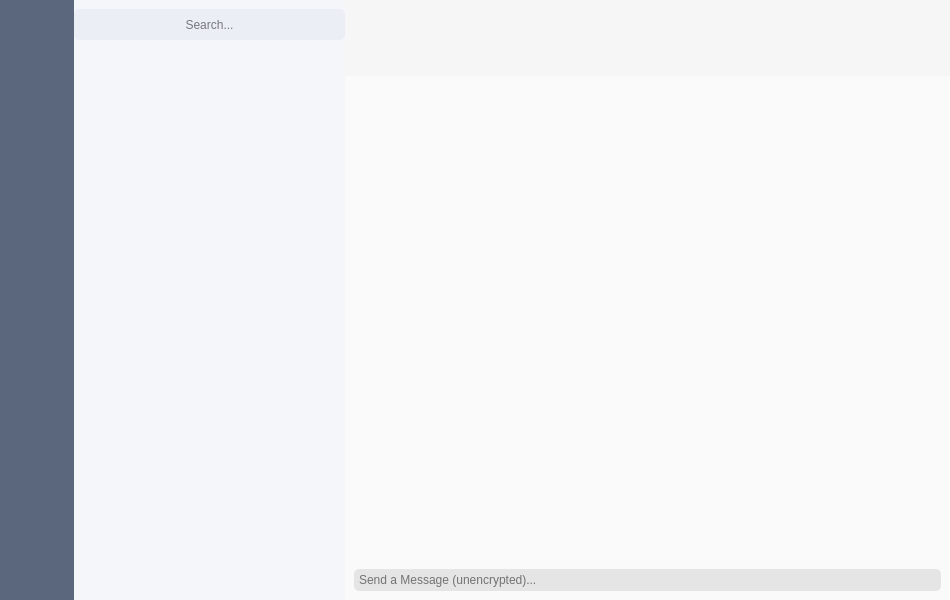
<?xml version="1.0" encoding="UTF-8"?>
<ui version="4.0">
 <class>ChatWidget</class>
 <widget class="QWidget" name="ChatWidget">
  <property name="windowModality">
   <enum>Qt::ApplicationModal</enum>
  </property>
  <property name="geometry">
   <rect>
    <x>0</x>
    <y>0</y>
    <width>950</width>
    <height>600</height>
   </rect>
  </property>
  <property name="sizePolicy">
   <sizepolicy hsizetype="Expanding" vsizetype="Expanding">
    <horstretch>0</horstretch>
    <verstretch>0</verstretch>
   </sizepolicy>
  </property>
  <property name="minimumSize">
   <size>
    <width>950</width>
    <height>600</height>
   </size>
  </property>
  <property name="windowTitle">
   <string>Morpheus</string>
  </property>
  <property name="windowIcon">
   <iconset resource="../../rcc.qrc">
    <normaloff>:/qml/resources/logos/MorpheusBig.png</normaloff>:/qml/resources/logos/MorpheusBig.png</iconset>
  </property>
  <property name="autoFillBackground">
   <bool>false</bool>
  </property>
  <property name="styleSheet">
   <string notr="true">background-color: rgb(244, 246, 250);</string>
  </property>
  <layout class="QGridLayout" name="gridLayout">
   <property name="leftMargin">
    <number>0</number>
   </property>
   <property name="topMargin">
    <number>0</number>
   </property>
   <property name="rightMargin">
    <number>0</number>
   </property>
   <property name="bottomMargin">
    <number>0</number>
   </property>
   <property name="spacing">
    <number>0</number>
   </property>
   <item row="0" column="0">
    <widget class="QWidget" name="sidebarWidget" native="true">
     <property name="sizePolicy">
      <sizepolicy hsizetype="Preferred" vsizetype="Preferred">
       <horstretch>0</horstretch>
       <verstretch>0</verstretch>
      </sizepolicy>
     </property>
     <property name="styleSheet">
      <string notr="true">background-color: rgb(91, 103, 125);
/* rgb(70, 79, 96);*/</string>
     </property>
     <layout class="QGridLayout" name="gridLayout_6">
      <property name="leftMargin">
       <number>0</number>
      </property>
      <property name="topMargin">
       <number>0</number>
      </property>
      <property name="rightMargin">
       <number>0</number>
      </property>
      <property name="bottomMargin">
       <number>0</number>
      </property>
      <property name="spacing">
       <number>0</number>
      </property>
      <item row="0" column="0">
       <widget class="QWidget" name="userAvatarLayout" native="true">
        <property name="sizePolicy">
         <sizepolicy hsizetype="Preferred" vsizetype="Preferred">
          <horstretch>0</horstretch>
          <verstretch>0</verstretch>
         </sizepolicy>
        </property>
        <widget class="QLabel" name="UserAvatar">
         <property name="geometry">
          <rect>
           <x>7</x>
           <y>10</y>
           <width>61</width>
           <height>61</height>
          </rect>
         </property>
         <property name="mouseTracking">
          <bool>true</bool>
         </property>
         <property name="text">
          <string/>
         </property>
         <property name="scaledContents">
          <bool>true</bool>
         </property>
         <property name="alignment">
          <set>Qt::AlignCenter</set>
         </property>
        </widget>
       </widget>
      </item>
      <item row="1" column="0">
       <widget class="QWidget" name="buttonAreaLayout" native="true">
        <property name="sizePolicy">
         <sizepolicy hsizetype="Fixed" vsizetype="Preferred">
          <horstretch>0</horstretch>
          <verstretch>0</verstretch>
         </sizepolicy>
        </property>
        <layout class="QVBoxLayout" name="verticalLayout_8">
         <property name="spacing">
          <number>0</number>
         </property>
         <property name="leftMargin">
          <number>0</number>
         </property>
         <property name="topMargin">
          <number>0</number>
         </property>
         <property name="rightMargin">
          <number>0</number>
         </property>
         <property name="bottomMargin">
          <number>0</number>
         </property>
         <item>
          <widget class="QWidget" name="buttonsExceptSettings" native="true">
           <property name="sizePolicy">
            <sizepolicy hsizetype="Preferred" vsizetype="Preferred">
             <horstretch>0</horstretch>
             <verstretch>0</verstretch>
            </sizepolicy>
           </property>
           <layout class="QVBoxLayout" name="verticalLayout">
            <property name="spacing">
             <number>0</number>
            </property>
            <property name="leftMargin">
             <number>7</number>
            </property>
            <property name="topMargin">
             <number>45</number>
            </property>
            <property name="rightMargin">
             <number>9</number>
            </property>
            <item>
             <widget class="QWidget" name="to1ChatButtonLayout" native="true">
              <layout class="QHBoxLayout" name="horizontalLayout_3">
               <property name="spacing">
                <number>0</number>
               </property>
               <property name="topMargin">
                <number>0</number>
               </property>
               <property name="rightMargin">
                <number>9</number>
               </property>
               <property name="bottomMargin">
                <number>0</number>
               </property>
               <item>
                <widget class="QPushButton" name="to1ChatButton">
                 <property name="sizePolicy">
                  <sizepolicy hsizetype="Fixed" vsizetype="Fixed">
                   <horstretch>0</horstretch>
                   <verstretch>0</verstretch>
                  </sizepolicy>
                 </property>
                 <property name="minimumSize">
                  <size>
                   <width>0</width>
                   <height>0</height>
                  </size>
                 </property>
                 <property name="toolTip">
                  <string>New 1-1 Chat</string>
                 </property>
                 <property name="layoutDirection">
                  <enum>Qt::LeftToRight</enum>
                 </property>
                 <property name="styleSheet">
                  <string notr="true"/>
                 </property>
                 <property name="text">
                  <string/>
                 </property>
                 <property name="icon">
                  <iconset resource="../../rcc.qrc">
                   <normaloff>:/qml/icons/ic_person_white_48px.svg</normaloff>:/qml/icons/ic_person_white_48px.svg</iconset>
                 </property>
                 <property name="iconSize">
                  <size>
                   <width>25</width>
                   <height>25</height>
                  </size>
                 </property>
                 <property name="flat">
                  <bool>true</bool>
                 </property>
                </widget>
               </item>
              </layout>
             </widget>
            </item>
            <item>
             <widget class="QWidget" name="newRoomButtonLayout" native="true">
              <layout class="QHBoxLayout" name="horizontalLayout_4">
               <property name="spacing">
                <number>0</number>
               </property>
               <property name="leftMargin">
                <number>9</number>
               </property>
               <property name="topMargin">
                <number>0</number>
               </property>
               <property name="rightMargin">
                <number>9</number>
               </property>
               <property name="bottomMargin">
                <number>0</number>
               </property>
               <item>
                <widget class="QPushButton" name="newRoomButton">
                 <property name="sizePolicy">
                  <sizepolicy hsizetype="Fixed" vsizetype="Fixed">
                   <horstretch>0</horstretch>
                   <verstretch>0</verstretch>
                  </sizepolicy>
                 </property>
                 <property name="minimumSize">
                  <size>
                   <width>0</width>
                   <height>0</height>
                  </size>
                 </property>
                 <property name="toolTip">
                  <string>New Room</string>
                 </property>
                 <property name="layoutDirection">
                  <enum>Qt::LeftToRight</enum>
                 </property>
                 <property name="styleSheet">
                  <string notr="true"/>
                 </property>
                 <property name="text">
                  <string/>
                 </property>
                 <property name="icon">
                  <iconset resource="../../rcc.qrc">
                   <normaloff>:/qml/icons/ic_add_white_48px.svg</normaloff>:/qml/icons/ic_add_white_48px.svg</iconset>
                 </property>
                 <property name="iconSize">
                  <size>
                   <width>30</width>
                   <height>30</height>
                  </size>
                 </property>
                 <property name="flat">
                  <bool>true</bool>
                 </property>
                </widget>
               </item>
              </layout>
             </widget>
            </item>
            <item>
             <widget class="QWidget" name="directoryButtonLayout" native="true">
              <layout class="QHBoxLayout" name="horizontalLayout_2">
               <property name="spacing">
                <number>0</number>
               </property>
               <property name="leftMargin">
                <number>9</number>
               </property>
               <property name="topMargin">
                <number>0</number>
               </property>
               <property name="rightMargin">
                <number>9</number>
               </property>
               <property name="bottomMargin">
                <number>0</number>
               </property>
               <item>
                <widget class="QPushButton" name="directoryButton">
                 <property name="sizePolicy">
                  <sizepolicy hsizetype="Fixed" vsizetype="Fixed">
                   <horstretch>0</horstretch>
                   <verstretch>0</verstretch>
                  </sizepolicy>
                 </property>
                 <property name="minimumSize">
                  <size>
                   <width>0</width>
                   <height>0</height>
                  </size>
                 </property>
                 <property name="toolTip">
                  <string>Directory</string>
                 </property>
                 <property name="layoutDirection">
                  <enum>Qt::LeftToRight</enum>
                 </property>
                 <property name="styleSheet">
                  <string notr="true"/>
                 </property>
                 <property name="text">
                  <string/>
                 </property>
                 <property name="icon">
                  <iconset resource="../../rcc.qrc">
                   <normaloff>:/qml/icons/ic_menu_white_48px.svg</normaloff>:/qml/icons/ic_menu_white_48px.svg</iconset>
                 </property>
                 <property name="iconSize">
                  <size>
                   <width>25</width>
                   <height>25</height>
                  </size>
                 </property>
                 <property name="flat">
                  <bool>true</bool>
                 </property>
                </widget>
               </item>
              </layout>
             </widget>
            </item>
            <item>
             <widget class="QWidget" name="settingsButtonLayout" native="true">
              <layout class="QHBoxLayout" name="horizontalLayout">
               <property name="spacing">
                <number>0</number>
               </property>
               <property name="leftMargin">
                <number>9</number>
               </property>
               <property name="topMargin">
                <number>0</number>
               </property>
               <property name="rightMargin">
                <number>9</number>
               </property>
               <property name="bottomMargin">
                <number>0</number>
               </property>
               <item>
                <widget class="QPushButton" name="settingsMenuButton">
                 <property name="sizePolicy">
                  <sizepolicy hsizetype="Fixed" vsizetype="Fixed">
                   <horstretch>0</horstretch>
                   <verstretch>0</verstretch>
                  </sizepolicy>
                 </property>
                 <property name="minimumSize">
                  <size>
                   <width>0</width>
                   <height>0</height>
                  </size>
                 </property>
                 <property name="mouseTracking">
                  <bool>false</bool>
                 </property>
                 <property name="toolTip">
                  <string>Settings</string>
                 </property>
                 <property name="layoutDirection">
                  <enum>Qt::LeftToRight</enum>
                 </property>
                 <property name="styleSheet">
                  <string notr="true"/>
                 </property>
                 <property name="text">
                  <string/>
                 </property>
                 <property name="icon">
                  <iconset resource="../../rcc.qrc">
                   <normaloff>:/qml/icons/ic_settings_white_48px.svg</normaloff>:/qml/icons/ic_settings_white_48px.svg</iconset>
                 </property>
                 <property name="iconSize">
                  <size>
                   <width>25</width>
                   <height>25</height>
                  </size>
                 </property>
                 <property name="flat">
                  <bool>true</bool>
                 </property>
                </widget>
               </item>
              </layout>
             </widget>
            </item>
            <item>
             <widget class="QWidget" name="LogoutButtonLayout" native="true">
              <layout class="QHBoxLayout" name="horizontalLayout_5">
               <property name="spacing">
                <number>0</number>
               </property>
               <property name="topMargin">
                <number>0</number>
               </property>
               <property name="rightMargin">
                <number>9</number>
               </property>
               <property name="bottomMargin">
                <number>0</number>
               </property>
               <item>
                <widget class="QPushButton" name="LogoutButton">
                 <property name="sizePolicy">
                  <sizepolicy hsizetype="Fixed" vsizetype="Fixed">
                   <horstretch>0</horstretch>
                   <verstretch>0</verstretch>
                  </sizepolicy>
                 </property>
                 <property name="minimumSize">
                  <size>
                   <width>0</width>
                   <height>0</height>
                  </size>
                 </property>
                 <property name="toolTip">
                  <string>Logout</string>
                 </property>
                 <property name="layoutDirection">
                  <enum>Qt::LeftToRight</enum>
                 </property>
                 <property name="styleSheet">
                  <string notr="true"/>
                 </property>
                 <property name="text">
                  <string/>
                 </property>
                 <property name="icon">
                  <iconset>
                   <normaloff>:/qml/icons/sign-out.svg</normaloff>:/qml/icons/sign-out.svg</iconset>
                 </property>
                 <property name="iconSize">
                  <size>
                   <width>25</width>
                   <height>25</height>
                  </size>
                 </property>
                 <property name="flat">
                  <bool>true</bool>
                 </property>
                </widget>
               </item>
              </layout>
             </widget>
            </item>
           </layout>
           <zorder>settingsButtonLayout</zorder>
           <zorder>directoryButtonLayout</zorder>
           <zorder>to1ChatButtonLayout</zorder>
           <zorder>newRoomButtonLayout</zorder>
           <zorder>LogoutButtonLayout</zorder>
          </widget>
         </item>
        </layout>
       </widget>
      </item>
     </layout>
     <zorder>buttonAreaLayout</zorder>
     <zorder>userAvatarLayout</zorder>
    </widget>
   </item>
   <item row="0" column="1">
    <widget class="QWidget" name="RoomBarWidget" native="true">
     <property name="sizePolicy">
      <sizepolicy hsizetype="Fixed" vsizetype="Preferred">
       <horstretch>0</horstretch>
       <verstretch>0</verstretch>
      </sizepolicy>
     </property>
     <layout class="QVBoxLayout" name="verticalLayout_6">
      <property name="spacing">
       <number>0</number>
      </property>
      <property name="leftMargin">
       <number>0</number>
      </property>
      <property name="topMargin">
       <number>0</number>
      </property>
      <property name="rightMargin">
       <number>0</number>
      </property>
      <property name="bottomMargin">
       <number>0</number>
      </property>
      <item>
       <widget class="QWidget" name="SearchWidget" native="true">
        <property name="sizePolicy">
         <sizepolicy hsizetype="Preferred" vsizetype="Preferred">
          <horstretch>0</horstretch>
          <verstretch>0</verstretch>
         </sizepolicy>
        </property>
        <layout class="QGridLayout" name="gridLayout_2">
         <property name="leftMargin">
          <number>0</number>
         </property>
         <property name="topMargin">
          <number>9</number>
         </property>
         <property name="rightMargin">
          <number>0</number>
         </property>
         <property name="bottomMargin">
          <number>9</number>
         </property>
         <property name="spacing">
          <number>0</number>
         </property>
         <item row="0" column="0">
          <widget class="QLineEdit" name="SearchInput">
           <property name="sizePolicy">
            <sizepolicy hsizetype="Fixed" vsizetype="Fixed">
             <horstretch>0</horstretch>
             <verstretch>0</verstretch>
            </sizepolicy>
           </property>
           <property name="minimumSize">
            <size>
             <width>271</width>
             <height>31</height>
            </size>
           </property>
           <property name="styleSheet">
            <string notr="true">background-color: rgb(235, 239, 245);
border: 0;
border-radius: 5px;</string>
           </property>
           <property name="text">
            <string/>
           </property>
           <property name="alignment">
            <set>Qt::AlignCenter</set>
           </property>
           <property name="placeholderText">
            <string>Search...</string>
           </property>
          </widget>
         </item>
        </layout>
       </widget>
      </item>
      <item>
       <widget class="QScrollArea" name="roomScroll">
        <property name="enabled">
         <bool>true</bool>
        </property>
        <property name="sizePolicy">
         <sizepolicy hsizetype="Expanding" vsizetype="Expanding">
          <horstretch>0</horstretch>
          <verstretch>0</verstretch>
         </sizepolicy>
        </property>
        <property name="minimumSize">
         <size>
          <width>0</width>
          <height>0</height>
         </size>
        </property>
        <property name="styleSheet">
         <string notr="true">border:0;</string>
        </property>
        <property name="verticalScrollBarPolicy">
         <enum>Qt::ScrollBarAsNeeded</enum>
        </property>
        <property name="horizontalScrollBarPolicy">
         <enum>Qt::ScrollBarAlwaysOff</enum>
        </property>
        <property name="widgetResizable">
         <bool>true</bool>
        </property>
        <property name="alignment">
         <set>Qt::AlignBottom|Qt::AlignLeading|Qt::AlignLeft</set>
        </property>
        <widget class="QWidget" name="roomScrollAreaContent">
         <property name="geometry">
          <rect>
           <x>0</x>
           <y>0</y>
           <width>271</width>
           <height>551</height>
          </rect>
         </property>
         <property name="minimumSize">
          <size>
           <width>0</width>
           <height>0</height>
          </size>
         </property>
        </widget>
       </widget>
      </item>
     </layout>
    </widget>
   </item>
   <item row="0" column="2">
    <widget class="QWidget" name="RoomWidget" native="true">
     <property name="minimumSize">
      <size>
       <width>0</width>
       <height>0</height>
      </size>
     </property>
     <property name="styleSheet">
      <string notr="true">background-color: rgb(250, 250, 250);</string>
     </property>
     <layout class="QVBoxLayout" name="verticalLayout_9">
      <property name="spacing">
       <number>0</number>
      </property>
      <property name="leftMargin">
       <number>0</number>
      </property>
      <property name="topMargin">
       <number>0</number>
      </property>
      <property name="rightMargin">
       <number>0</number>
      </property>
      <property name="bottomMargin">
       <number>0</number>
      </property>
      <item>
       <widget class="QWidget" name="titleBar" native="true">
        <property name="sizePolicy">
         <sizepolicy hsizetype="Expanding" vsizetype="Preferred">
          <horstretch>0</horstretch>
          <verstretch>0</verstretch>
         </sizepolicy>
        </property>
        <property name="minimumSize">
         <size>
          <width>0</width>
          <height>0</height>
         </size>
        </property>
        <property name="styleSheet">
         <string notr="true">background-color:rgb(246, 246, 246);
border-radius: 2px;</string>
        </property>
        <layout class="QGridLayout" name="gridLayout_7">
         <property name="leftMargin">
          <number>9</number>
         </property>
         <property name="topMargin">
          <number>9</number>
         </property>
         <property name="rightMargin">
          <number>9</number>
         </property>
         <property name="bottomMargin">
          <number>9</number>
         </property>
         <property name="horizontalSpacing">
          <number>6</number>
         </property>
         <item row="0" column="0">
          <widget class="QLabel" name="roomAvatar">
           <property name="sizePolicy">
            <sizepolicy hsizetype="Fixed" vsizetype="Fixed">
             <horstretch>0</horstretch>
             <verstretch>0</verstretch>
            </sizepolicy>
           </property>
           <property name="minimumSize">
            <size>
             <width>0</width>
             <height>0</height>
            </size>
           </property>
           <property name="text">
            <string/>
           </property>
           <property name="scaledContents">
            <bool>true</bool>
           </property>
          </widget>
         </item>
         <item row="0" column="1">
          <layout class="QVBoxLayout" name="TitleLayout">
           <property name="sizeConstraint">
            <enum>QLayout::SetDefaultConstraint</enum>
           </property>
           <item>
            <widget class="QLabel" name="RoomTitle">
             <property name="sizePolicy">
              <sizepolicy hsizetype="Expanding" vsizetype="Preferred">
               <horstretch>0</horstretch>
               <verstretch>0</verstretch>
              </sizepolicy>
             </property>
             <property name="minimumSize">
              <size>
               <width>0</width>
               <height>0</height>
              </size>
             </property>
             <property name="font">
              <font>
               <family>Arial</family>
               <pointsize>25</pointsize>
               <underline>true</underline>
               <stylestrategy>PreferAntialias</stylestrategy>
              </font>
             </property>
             <property name="text">
              <string/>
             </property>
             <property name="wordWrap">
              <bool>true</bool>
             </property>
             <property name="openExternalLinks">
              <bool>false</bool>
             </property>
             <property name="textInteractionFlags">
              <set>Qt::LinksAccessibleByMouse|Qt::TextSelectableByKeyboard|Qt::TextSelectableByMouse</set>
             </property>
            </widget>
           </item>
           <item>
            <widget class="QLabel" name="Topic">
             <property name="sizePolicy">
              <sizepolicy hsizetype="Expanding" vsizetype="Preferred">
               <horstretch>0</horstretch>
               <verstretch>0</verstretch>
              </sizepolicy>
             </property>
             <property name="minimumSize">
              <size>
               <width>0</width>
               <height>0</height>
              </size>
             </property>
             <property name="font">
              <font>
               <family>Arial</family>
               <pointsize>9</pointsize>
               <stylestrategy>PreferAntialias</stylestrategy>
              </font>
             </property>
             <property name="text">
              <string/>
             </property>
             <property name="textFormat">
              <enum>Qt::AutoText</enum>
             </property>
             <property name="scaledContents">
              <bool>false</bool>
             </property>
             <property name="alignment">
              <set>Qt::AlignLeading|Qt::AlignLeft|Qt::AlignTop</set>
             </property>
             <property name="wordWrap">
              <bool>true</bool>
             </property>
             <property name="openExternalLinks">
              <bool>true</bool>
             </property>
             <property name="textInteractionFlags">
              <set>Qt::LinksAccessibleByMouse|Qt::TextSelectableByKeyboard|Qt::TextSelectableByMouse</set>
             </property>
            </widget>
           </item>
          </layout>
         </item>
         <item row="0" column="2">
          <widget class="QPushButton" name="callButton">
           <property name="sizePolicy">
            <sizepolicy hsizetype="Fixed" vsizetype="Fixed">
             <horstretch>0</horstretch>
             <verstretch>0</verstretch>
            </sizepolicy>
           </property>
           <property name="minimumSize">
            <size>
             <width>0</width>
             <height>0</height>
            </size>
           </property>
           <property name="toolTip">
            <string>Start Voice Chat</string>
           </property>
           <property name="autoFillBackground">
            <bool>false</bool>
           </property>
           <property name="styleSheet">
            <string notr="true"/>
           </property>
           <property name="text">
            <string/>
           </property>
           <property name="icon">
            <iconset resource="../../rcc.qrc">
             <normaloff>:/qml/icons/ic_phone_black_48px.svg</normaloff>:/qml/icons/ic_phone_black_48px.svg</iconset>
           </property>
           <property name="iconSize">
            <size>
             <width>25</width>
             <height>25</height>
            </size>
           </property>
           <property name="flat">
            <bool>true</bool>
           </property>
          </widget>
         </item>
         <item row="0" column="3">
          <widget class="QPushButton" name="videoCallButton">
           <property name="sizePolicy">
            <sizepolicy hsizetype="Fixed" vsizetype="Fixed">
             <horstretch>0</horstretch>
             <verstretch>0</verstretch>
            </sizepolicy>
           </property>
           <property name="minimumSize">
            <size>
             <width>0</width>
             <height>0</height>
            </size>
           </property>
           <property name="toolTip">
            <string>Start Video Chat</string>
           </property>
           <property name="styleSheet">
            <string notr="true">;</string>
           </property>
           <property name="text">
            <string/>
           </property>
           <property name="icon">
            <iconset resource="../../rcc.qrc">
             <normaloff>:/qml/icons/ic_video_call_black_48px.svg</normaloff>:/qml/icons/ic_video_call_black_48px.svg</iconset>
           </property>
           <property name="iconSize">
            <size>
             <width>25</width>
             <height>25</height>
            </size>
           </property>
           <property name="flat">
            <bool>true</bool>
           </property>
          </widget>
         </item>
        </layout>
       </widget>
      </item>
      <item>
       <layout class="QVBoxLayout" name="messageAreaLayout">
        <property name="spacing">
         <number>9</number>
        </property>
        <item>
         <widget class="QScrollArea" name="messageScroll">
          <property name="sizePolicy">
           <sizepolicy hsizetype="Expanding" vsizetype="Expanding">
            <horstretch>0</horstretch>
            <verstretch>0</verstretch>
           </sizepolicy>
          </property>
          <property name="minimumSize">
           <size>
            <width>0</width>
            <height>0</height>
           </size>
          </property>
          <property name="styleSheet">
           <string notr="true">border:0;</string>
          </property>
          <property name="horizontalScrollBarPolicy">
           <enum>Qt::ScrollBarAlwaysOff</enum>
          </property>
          <property name="widgetResizable">
           <bool>true</bool>
          </property>
          <property name="alignment">
           <set>Qt::AlignBottom|Qt::AlignLeading|Qt::AlignLeft</set>
          </property>
          <widget class="QWidget" name="messagesScrollAreaContent">
           <property name="geometry">
            <rect>
             <x>0</x>
             <y>0</y>
             <width>601</width>
             <height>469</height>
            </rect>
           </property>
           <property name="minimumSize">
            <size>
             <width>0</width>
             <height>0</height>
            </size>
           </property>
          </widget>
         </widget>
        </item>
        <item>
         <widget class="QWidget" name="messageInputWrapper" native="true">
          <property name="sizePolicy">
           <sizepolicy hsizetype="Preferred" vsizetype="Preferred">
            <horstretch>0</horstretch>
            <verstretch>0</verstretch>
           </sizepolicy>
          </property>
          <property name="minimumSize">
           <size>
            <width>0</width>
            <height>0</height>
           </size>
          </property>
          <layout class="QGridLayout" name="gridLayout_3" rowstretch="0">
           <property name="leftMargin">
            <number>9</number>
           </property>
           <property name="topMargin">
            <number>9</number>
           </property>
           <property name="rightMargin">
            <number>9</number>
           </property>
           <property name="bottomMargin">
            <number>9</number>
           </property>
           <property name="spacing">
            <number>0</number>
           </property>
           <item row="0" column="0">
            <widget class="QLineEdit" name="MessageInput">
             <property name="sizePolicy">
              <sizepolicy hsizetype="Preferred" vsizetype="Preferred">
               <horstretch>0</horstretch>
               <verstretch>0</verstretch>
              </sizepolicy>
             </property>
             <property name="minimumSize">
              <size>
               <width>0</width>
               <height>0</height>
              </size>
             </property>
             <property name="styleSheet">
              <string notr="true">background-color: rgb(229, 229, 229);
border: 0;
border-radius: 5px;
padding: 3px</string>
             </property>
             <property name="inputMask">
              <string/>
             </property>
             <property name="text">
              <string/>
             </property>
             <property name="maxLength">
              <number>999999999</number>
             </property>
             <property name="frame">
              <bool>true</bool>
             </property>
             <property name="readOnly">
              <bool>false</bool>
             </property>
             <property name="placeholderText">
              <string>Send a Message (unencrypted)...</string>
             </property>
             <property name="clearButtonEnabled">
              <bool>false</bool>
             </property>
            </widget>
           </item>
          </layout>
         </widget>
        </item>
       </layout>
      </item>
     </layout>
    </widget>
   </item>
  </layout>
  <zorder>RoomBarWidget</zorder>
  <zorder>sidebarWidget</zorder>
  <zorder>RoomWidget</zorder>
 </widget>
 <resources>
  <include location="../../rcc.qrc"/>
 </resources>
 <connections/>
</ui>
